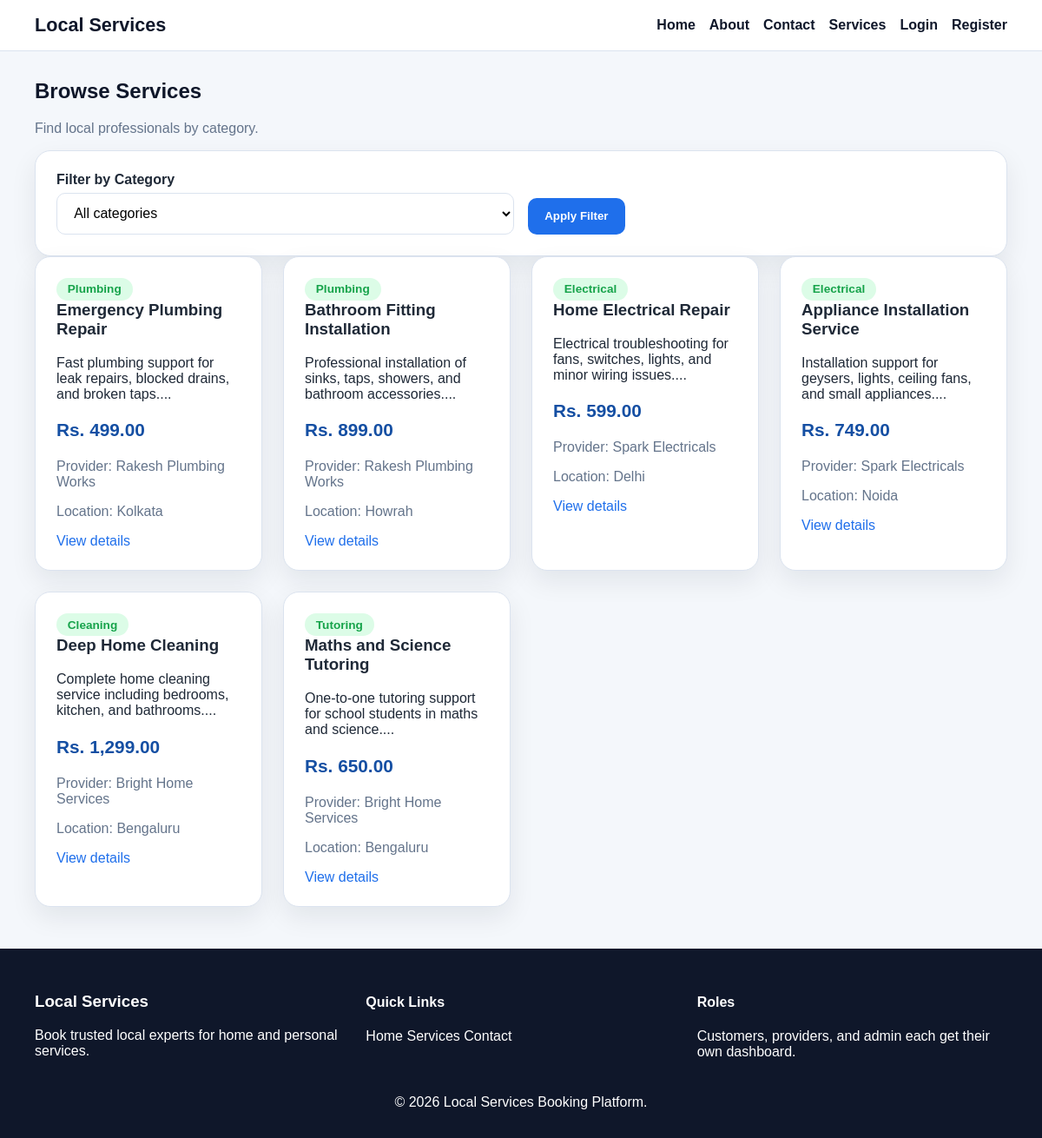
Page /customer/services.php on the committed database.
### tables this page shows
CREATE TABLE services (
    id INT AUTO_INCREMENT PRIMARY KEY,
    provider_id INT NOT NULL,
    category_id INT NOT NULL,
    title VARCHAR(150) NOT NULL,
    description TEXT NOT NULL,
    price DECIMAL(10,2) NOT NULL,
    location VARCHAR(150) NOT NULL,
    status ENUM('active', 'inactive') DEFAULT 'active',
    created_at TIMESTAMP DEFAULT CURRENT_TIMESTAMP,
    CONSTRAINT fk_services_provider FOREIGN KEY (provider_id) REFERENCES users(id) ON DELETE CASCADE,
    CONSTRAINT fk_services_category FOREIGN KEY (category_id) REFERENCES categories(id) ON DELETE CASCADE
);

CREATE TABLE categories (
    id INT AUTO_INCREMENT PRIMARY KEY,
    name VARCHAR(100) NOT NULL,
    description TEXT NOT NULL,
    created_at TIMESTAMP DEFAULT CURRENT_TIMESTAMP
);

CREATE TABLE users (
    id INT AUTO_INCREMENT PRIMARY KEY,
    name VARCHAR(100) NOT NULL,
    email VARCHAR(120) NOT NULL UNIQUE,
    password VARCHAR(255) NOT NULL,
    phone VARCHAR(20) NOT NULL,
    address TEXT NOT NULL,
    role ENUM('customer', 'provider', 'admin') NOT NULL,
    created_at TIMESTAMP DEFAULT CURRENT_TIMESTAMP
);

### includes/functions.php (called while the page is built, shortened)
<?php
function h(?string $value): string
{
    return htmlspecialchars((string) $value, ENT_QUOTES, 'UTF-8');
}
function fetch_all_assoc(mysqli_stmt $stmt): array
{
    $result = $stmt->get_result();
    return $result ? $result->fetch_all(MYSQLI_ASSOC) : [];
}
?>

### customer/services.php (the view, shortened to what this page needs)
<?php
require_once __DIR__ . '/../includes/functions.php';
$sql = "
    SELECT services.*, categories.name AS category_name, users.name AS provider_name
    FROM services
    INNER JOIN categories ON services.category_id = categories.id
    INNER JOIN users ON services.provider_id = users.id
    WHERE services.status = 'active'
";
$sql .= ' ORDER BY services.created_at DESC';
$stmt = $mysqli->prepare($sql);
$stmt->execute();
$services = fetch_all_assoc($stmt);
require_once __DIR__ . '/../includes/header.php';
?>
<section class="section-heading">
    <h2>Browse Services</h2>
    <p>Find local professionals by category.</p>
</section>
<section class="form-card filter-bar">
    <form method="get">
        <div class="form-row">
            <div>
                <label for="category">Filter by Category</label>
                <select name="category" id="category">
                    <option value="">All categories</option>
                </select>
            </div>
            <div style="align-self: end;">
                <button type="submit">Apply Filter</button>
            </div>
        </div>
    </form>
</section>
<section class="card-grid">
    <?php if ($services): ?>
        <?php foreach ($services as $service): ?>
            <article class="card">
                <span class="badge badge-success"><?php echo h($service['category_name']); ?></span>
                <h3><?php echo h($service['title']); ?></h3>
                <p><?php echo h(substr($service['description'], 0, 110)); ?>...</p>
                <p class="price">Rs. <?php echo number_format((float) $service['price'], 2); ?></p>
                <p class="muted">Provider: <?php echo h($service['provider_name']); ?></p>
                <p class="muted">Location: <?php echo h($service['location']); ?></p>
                <a href="/local-services-booking-platform/customer/service-details.php?id=<?php echo (int) $service['id']; ?>">View details</a>
            </article>
        <?php endforeach; ?>
    <?php endif; ?>
</section>
<?php require_once __DIR__ . '/../includes/footer.php'; ?>

### assets/css/style.css (style rules this page uses)
:root { --primary: #1f6feb; --primary-dark: #154fa3; --secondary: #0f172a; --accent: #f59e0b; --bg: #f4f7fb; --white: #ffffff; --text: #1f2937; --muted: #64748b; --border: #dbe3ef; --success: #16a34a; --danger: #dc2626; --warning: #d97706; --shadow: 0 12px 30px rgba(15, 23, 42, 0.08); }
* { box-sizing: border-box; }
body { margin: 0; font-family: Arial, sans-serif; background: var(--bg); color: var(--text); }
a { color: var(--primary); text-decoration: none; }
.hero h1, .section-heading h2 { margin-top: 0; color: var(--secondary); }
.hero p, .section-heading p, .muted { color: var(--muted); }
.btn, button, input[type="submit"] { background: var(--primary); color: var(--white); border: none; border-radius: 10px; padding: 0.85rem 1.2rem; cursor: pointer; font-weight: 700; }
.grid, .stats-grid, .dashboard-grid, .card-grid { display: grid; gap: 1.5rem; }
.card-grid { grid-template-columns: repeat(auto-fit, minmax(220px, 1fr)); }
.card, .stat-card, .form-card, .table-card, .info-card { background: var(--white); border-radius: 18px; padding: 1.5rem; box-shadow: var(--shadow); border: 1px solid var(--border); }
.stat-card h3, .card h3, .form-card h2, .table-card h2 { margin-top: 0; }
.price { font-size: 1.3rem; font-weight: 700; color: var(--primary-dark); }
.badge { display: inline-block; padding: 0.35rem 0.8rem; border-radius: 999px; font-size: 0.85rem; font-weight: 700; text-transform: capitalize; }
.badge-success { background: #dcfce7; color: var(--success); }
form { display: grid; gap: 1rem; }
.form-row { display: grid; grid-template-columns: repeat(2, minmax(0, 1fr)); gap: 1rem; }
label { display: block; font-weight: 700; margin-bottom: 0.35rem; }
input, select, textarea { width: 100%; padding: 0.85rem 0.95rem; border: 1px solid var(--border); border-radius: 10px; background: #fff; font: inherit; }
.filter-bar, .details-grid, .feature-list { display: grid; gap: 1rem; }

### rows in the picture
services: category.name "Plumbing", title "Emergency Plumbing Repair", description "Fast plumbing support for leak repairs, blocked drains, and broken taps.", price "499.00", provider.name "Rakesh Plumbing Works", location "Kolkata"
services: category.name "Plumbing", title "Bathroom Fitting Installation", description "Professional installation of sinks, taps, showers, and bathroom accessories.", price "899.00", provider.name "Rakesh Plumbing Works", location "Howrah"
services: category.name "Electrical", title "Home Electrical Repair", description "Electrical troubleshooting for fans, switches, lights, and minor wiring issues.", price "599.00", provider.name "Spark Electricals", location "Delhi"
services: category.name "Electrical", title "Appliance Installation Service", description "Installation support for geysers, lights, ceiling fans, and small appliances.", price "749.00", provider.name "Spark Electricals", location "Noida"
services: category.name "Cleaning", title "Deep Home Cleaning", description "Complete home cleaning service including bedrooms, kitchen, and bathrooms.", price "1,299.00", provider.name "Bright Home Services", location "Bengaluru"
services: category.name "Tutoring", title "Maths and Science Tutoring", description "One-to-one tutoring support for school students in maths and science.", price "650.00", provider.name "Bright Home Services", location "Bengaluru"
